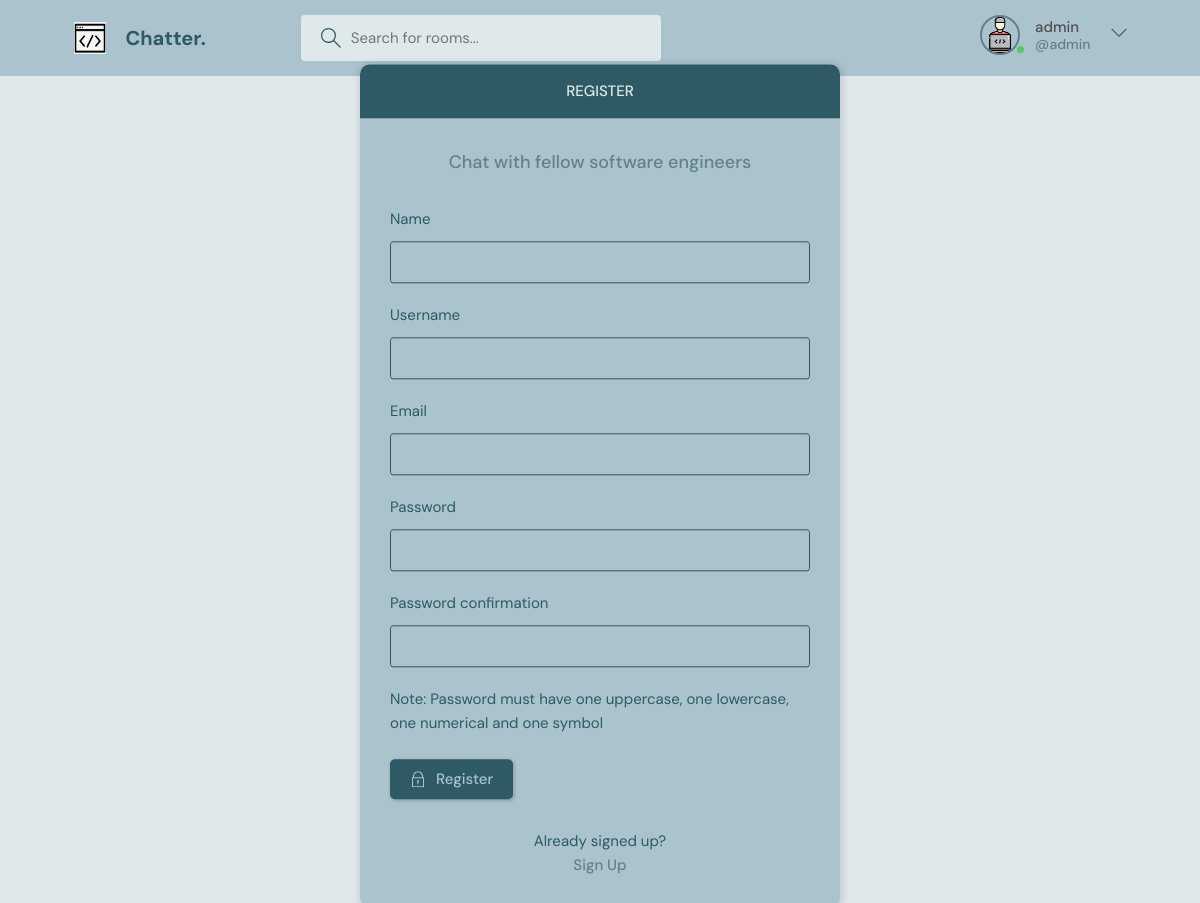
Page /register/ (signed in) on the committed database.
### base/models.py (models this page shows)
class User(AbstractUser):
    name = models.CharField(max_length=200, null=True)
    email = models.EmailField(unique=True, null=True)
    bio = models.TextField(null=True)
    avatar = models.ImageField(null=True, default="default-avatar.png")
    USERNAME_FIELD = 'email'
    REQUIRED_FIELDS = []

### base/views.py (the view, shortened to what this page needs)
# urls.py: path('register/', views.registerUser, name="register"),
def registerUser(request):
    form = MyUserCreationForm()
    return render(request, 'base/login.html', {'form': form})

### base/forms.py
class MyUserCreationForm(UserCreationForm):
    class Meta:
        model = User
        fields = ['name', 'username', 'email', 'password1', 'password2']

### base/templates/base/login.html (shortened to what this page needs)
{% extends 'main.html' %}
{% block content %}
<main class="auth layout">
  {% if page == 'login' %}
  <div class="container">
    <div class="layout__box">
      <div class="layout__boxHeader">
        <div class="layout__boxTitle">
          <h3>Login</h3>
        </div>
      </div>
      <div class="layout__body">
        <h2 class="auth__tagline"> Chat with fellow software engineers</h2>
        <form class="form" method="POST" action="">
          {% csrf_token %}
          <div class="form__group form__group">
            <label for="room_name">Email</label>
            <input id="email" name="email" type="text" placeholder="e.g. SWE@gmail.com" />
          </div>
          <div class="form__group">
            <label for="password">Password</label>
            <input id="password" name="password" type="password"
              placeholder="&bull;&bull;&bull;&bull;&bull;&bull;&bull;&bull;" />
          </div>
          <button class="btn btn--main" type="submit">
            <svg version="1.1" xmlns="http://www.w3.org/2000/svg" width="32" height="32" viewBox="0 0 32 32">
              <title>lock</title>
              <path
                d="M27 12h-1v-2c0-5.514-4.486-10-10-10s-10 4.486-10 10v2h-1c-0.553 0-1 0.447-1 1v18c0 0.553 0.447 1 1 1h22c0.553 0 1-0.447 1-1v-18c0-0.553-0.447-1-1-1zM8 10c0-4.411 3.589-8 8-8s8 3.589 8 8v2h-16v-2zM26 30h-20v-16h20v16z">
              </path>
              <path
                d="M15 21.694v4.306h2v-4.306c0.587-0.348 1-0.961 1-1.694 0-1.105-0.895-2-2-2s-2 0.895-2 2c0 0.732 0.413 1.345 1 1.694z">
              </path>
            </svg>
            Login
          </button>
        </form>
        <div class="auth__action">
          <p>New user?</p>
          <a href="{% url 'register' %}" class="btn btn--link">Sign Up</a>
        </div>
      </div>
    </div>
  </div>
  {% else %}
  <div class="container">
    <div class="layout__box">
      <div class="layout__boxHeader">
        <div class="layout__boxTitle">
          <h3>register</h3>
        </div>
      </div>
      <div class="layout__body">
        <h2 class="auth__tagline"> Chat with fellow software engineers</h2>
        <form class="form" action="" method="POST">
          {% for field in form %}
          <div class="form__group form__group">
            <label for="room_name">{{field.label}}</label>
            {{field}}
          </div>
          {% endfor %}
          <p> Note: Password must have one uppercase, one lowercase, one numerical and one symbol </p>
          <br>
          <button class="btn btn--main" type="submit">
            Register
          </button>
        </form>
        <div class="auth__action">
          <p>Already signed up?</p>
          <a href="{% url 'login' %}" class="btn btn--link">Sign Up</a>
        </div>
      </div>
    </div>
  </div>
  {% endif %}
</main>
{% endblock content%}

### templates/navbar.html (shortened to what this page needs)
{% load static %}
<header class="header header--loggedIn">
    <div class="container">
        <a href="{% url 'home' %}" class="header__logo">
            <img src="{% static 'images/chatter-logo.png' %}" />
            <h1>Chatter.</h1>
        </a>
        <form class="header__search" method="GET" action="{% url 'home' %}">
            <label>
                <input name="q" placeholder="Search for rooms..." />
            </label>
        </form>
        <nav class="header__menu">
            {% if request.user.is_authenticated %}
            <div class="header__user">
                <a href="{% url 'update-user' %}">
                    <div class="avatar avatar--medium active">
                        <img src="{{request.user.avatar.url}}" />
                    </div>
                    <p> {{request.user.username}} <span>@{{request.user.username}} </span></p>
                </a>
                <button class="dropdown-button">
                    <svg version="1.1" xmlns="http://www.w3.org/2000/svg" width="32" height="32" viewBox="0 0 32 32">
                        <title>chevron-down</title>
                        <path d="M16 21l-13-13h-3l16 16 16-16h-3l-13 13z"></path>
                    </svg>
                </button>
            </div>
            {% endif %}
        </nav>
    </div>
</header>

### rows in the picture
User: user.avatar (picture), user.username "admin"

### other values in the picture
{{ field.label }} "Name" "Username" "Email" "Password" "Password confirmation"
